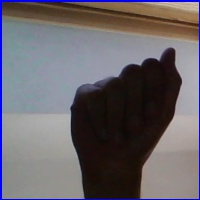
#> input picture backend/asl_alphabet_train/A/A108.jpg, 200 x 200 px
$ python -i model_kfold_eval.py   (imports and definitions only)
#> lines starting #> are read from the running program, lines starting #| are printed output that depends on the picture
#> further down, picture is the input picture: shape (200, 200, 3); mean B, G, R 106, 100.8, 105.7
import os
import cv2
import numpy as np
import mediapipe as mp
import matplotlib.pyplot as plt
import seaborn as sns
import json
import shutil

from sklearn.svm import SVC
from sklearn.preprocessing import LabelEncoder
from sklearn.metrics import classification_report, confusion_matrix, precision_recall_fscore_support
from sklearn.model_selection import StratifiedKFold

DATASET_PATH = "asl_alphabet_train"
mp_hands = mp.solutions.hands
# [1 line that did not run here, left out]


def extraer_landmarks(imagen):
    try:
        imagen = cv2.resize(imagen, (224, 224))
        gris = cv2.cvtColor(imagen, cv2.COLOR_BGR2GRAY)
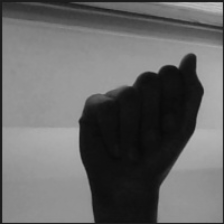
#> gris: shape (224, 224); min 9, max 191, mean 102.7
        clahe = cv2.createCLAHE(clipLimit=2.0, tileGridSize=(8, 8))
        mejorado = clahe.apply(gris)
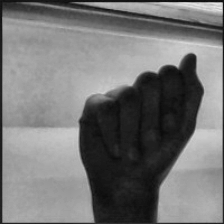
#> mejorado: shape (224, 224); min 10, max 232, mean 117.6
        imagen_final = cv2.cvtColor(mejorado, cv2.COLOR_GRAY2BGR)

        img_rgb = cv2.cvtColor(imagen_final, cv2.COLOR_BGR2RGB)
        resultado = hands.process(img_rgb)

        if resultado and resultado.multi_hand_landmarks:
            puntos = []
            for lm in resultado.multi_hand_landmarks[0].landmark:
                puntos.extend([lm.x, lm.y, lm.z])
            return puntos
    except:
        pass
    return None


# [94 lines left out: functions cargar_datos, evaluar_kfold, not called in this run]


# [2 lines not run here, left out]

>>> import cv2
>>> picture = cv2.imread('asl_alphabet_train/A/A108.jpg')
>>> result = extraer_landmarks(picture)

$ run again, on backend/asl_alphabet_train/B/B102.jpg
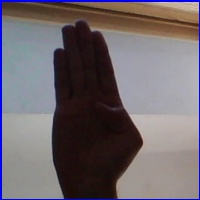
#> input picture backend/asl_alphabet_train/B/B102.jpg, 200 x 200 px
#> picture is the input picture: shape (200, 200, 3); mean B, G, R 108.6, 103.2, 111.4
#> in extraer_landmarks, `gris = cv2.cvtColor(imagen, cv2.COLOR_BGR2GRAY)`:
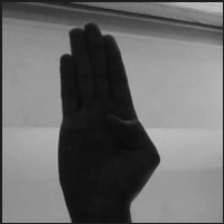
#> gris: shape (224, 224); min 10, max 197, mean 106.1
#> in extraer_landmarks, `mejorado = clahe.apply(gris)`:
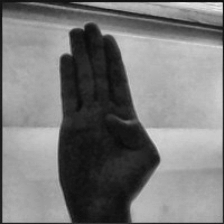
#> mejorado: shape (224, 224); min 10, max 235, mean 120.9

$ run again, on backend/asl_alphabet_train/D/D101.jpg
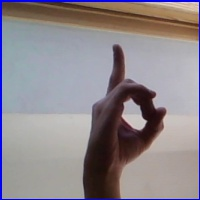
#> input picture backend/asl_alphabet_train/D/D101.jpg, 200 x 200 px
#> picture is the input picture: shape (200, 200, 3); mean B, G, R 140.6, 135.1, 142.4
#> in extraer_landmarks, `gris = cv2.cvtColor(imagen, cv2.COLOR_BGR2GRAY)`:
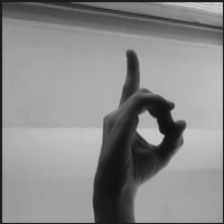
#> gris: shape (224, 224); min 15, max 207, mean 137.8
#> in extraer_landmarks, `mejorado = clahe.apply(gris)`:
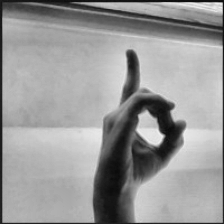
#> mejorado: shape (224, 224); min 10, max 238, mean 152.8
